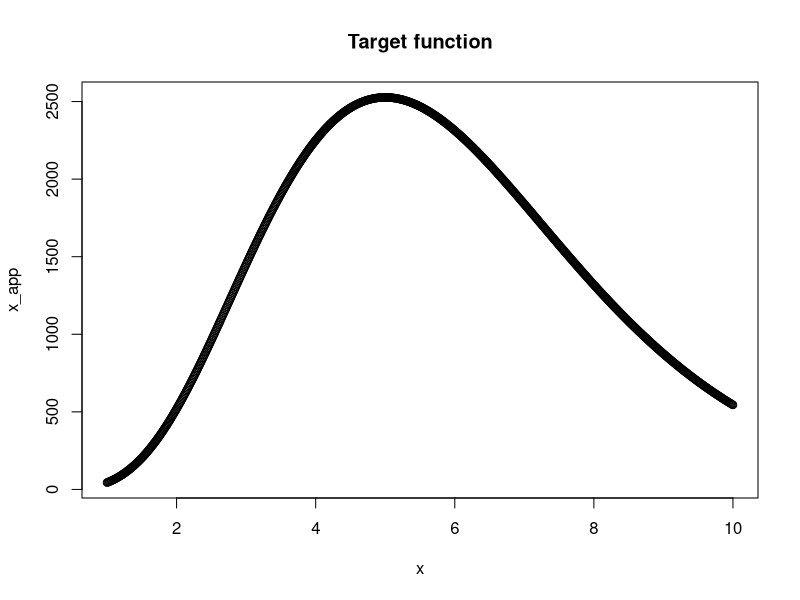
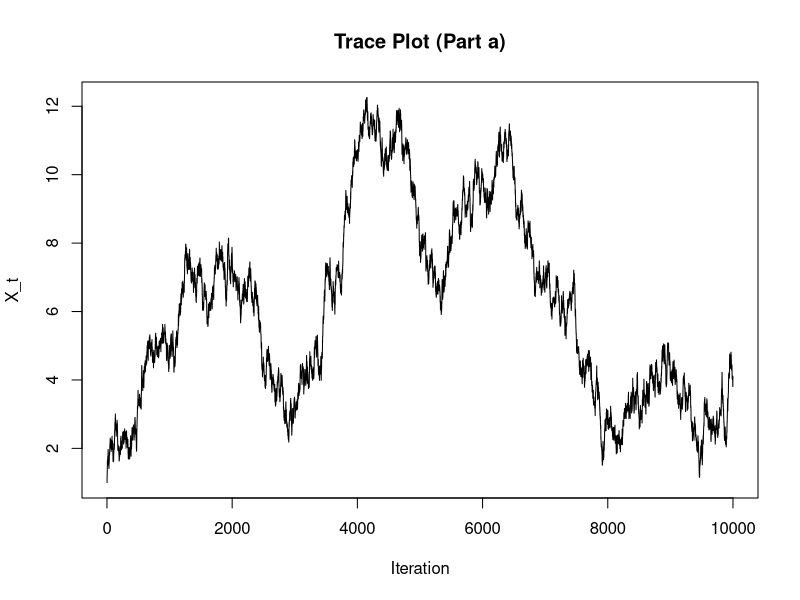
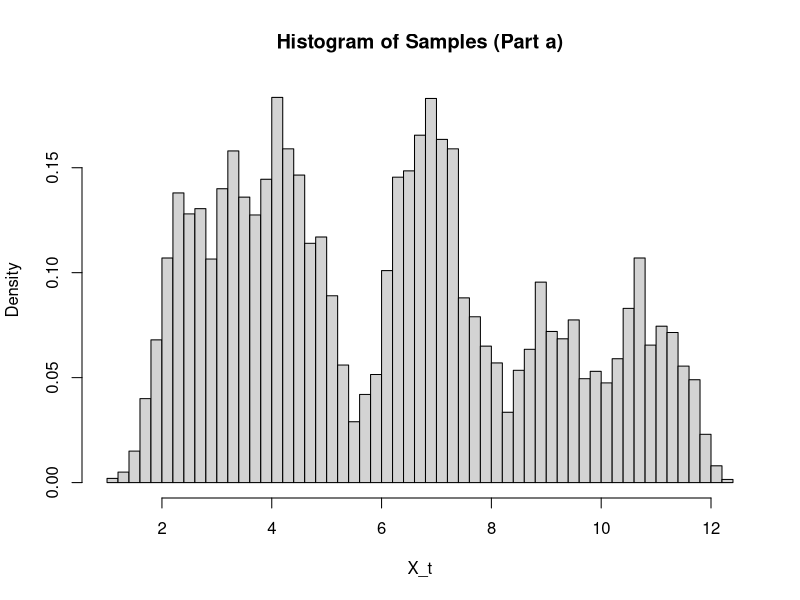
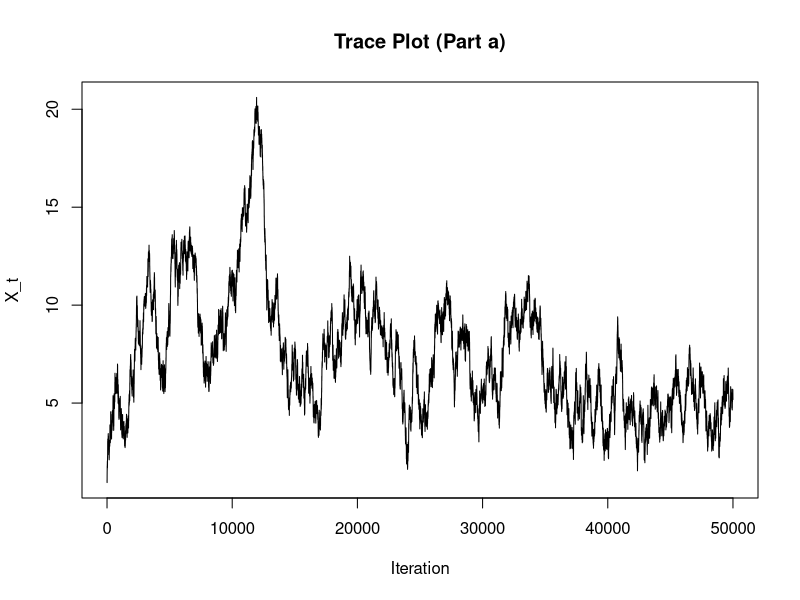
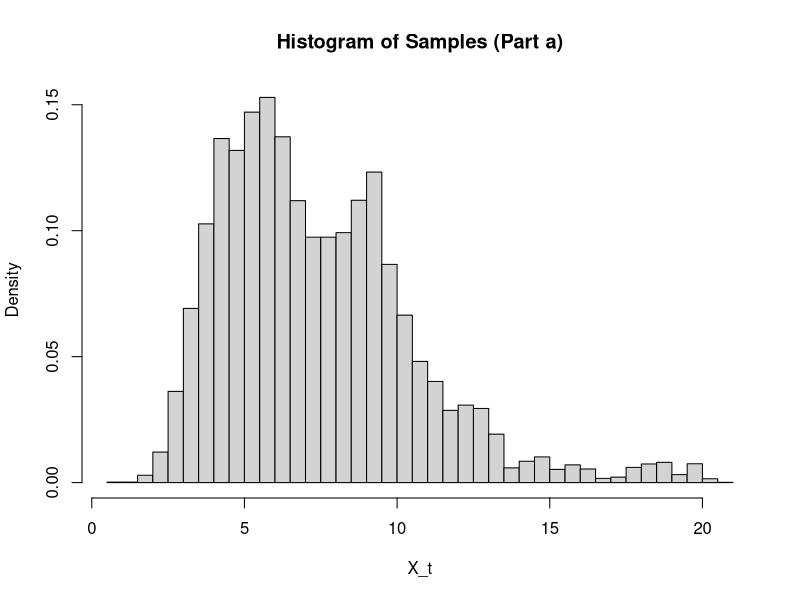
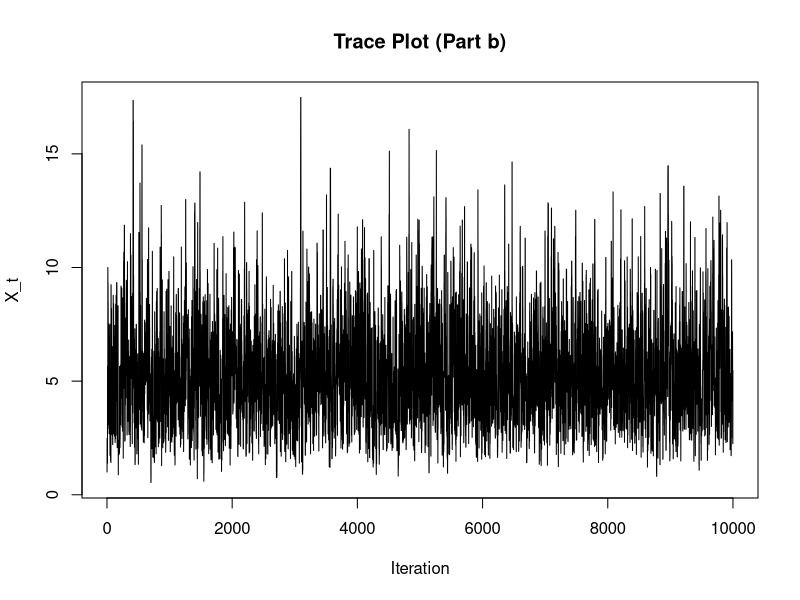
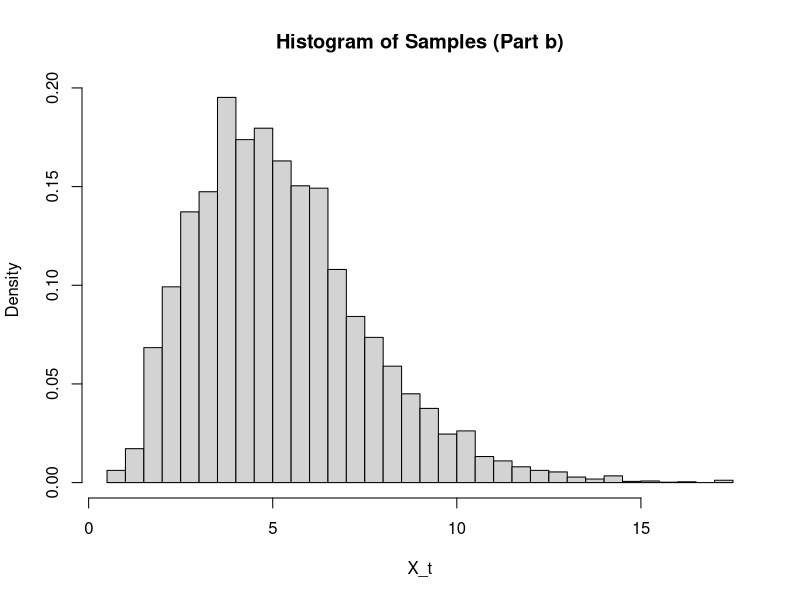
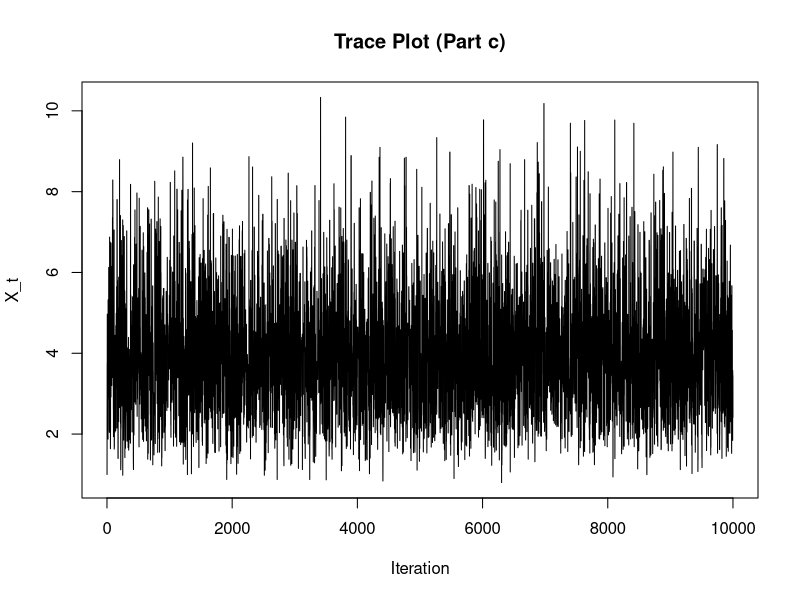

Write the R code that produced these figures, in order.
## ---- chunk 1
f <- function(x){
  if (x > 0){
    return (120*x^5*exp(-x))
  }
  else{
    stop("Function undefined for x <= 0.")
  }
}
x <- seq(1,10,0.01)
x_app <- sapply(x,f)
plot(x, x_app, main = "Target function")
## ---- chunk 2
set.seed(42)

metropolis_normal <- function(n_iter = 10000, start = 1, proposal_sd = 0.1) {
  x <- numeric(n_iter)
  x[1] <- start
  accept <- 0
  
  for (t in 2:n_iter) {
    proposal <- rnorm(1, mean = x[t - 1], sd = proposal_sd)
    
    # f undefined for x <= 0
    if (proposal > 0) { 
      rate <- min(1, f(proposal) / f(x[t - 1]))
      if (runif(1) < rate) {
        x[t] <- proposal
        accept <- accept + 1
      } else {
        x[t] <- x[t - 1]
      }
    } else {
      x[t] <- x[t - 1]
    }
  }
  
  return(list(chain = x, acceptance_rate = accept / n_iter))
}
## ---- chunk 3
result_a <- metropolis_normal(n_iter=10000)
samples_a <- result_a$chain
acceptance_rate_a <- result_a$acceptance_rate
plot(samples_a, type = "l", main = "Trace Plot (Part a)", xlab = "Iteration", ylab = "X_t")
hist(samples_a, probability = TRUE, breaks = 50, main = "Histogram of Samples (Part a)", xlab = "X_t")
## ---- chunk 4
result_a <- metropolis_normal(n_iter=50000)
samples_a <- result_a$chain
acceptance_rate_a <- result_a$acceptance_rate
plot(samples_a, type = "l", main = "Trace Plot (Part a)", xlab = "Iteration", ylab = "X_t")
hist(samples_a, probability = TRUE, breaks = 50, main = "Histogram of Samples (Part a)", xlab = "X_t")
## ---- chunk 5
metropolis_chisq <- function(n_iter = 10000, start = 1) {
  x <- numeric(n_iter)
  x[1] <- start
  accept <- 0
  
  for (t in 2:n_iter) {
    proposal <- rchisq(1, floor(x[t - 1] + 1))
    rate <- min(1, f(proposal) / f(x[t - 1]))
    if (runif(1) < rate) {
      x[t] <- proposal
      accept <- accept + 1
    } else {
      x[t] <- x[t - 1]
    }
  }
  
  list(samples = x, acceptance_rate = accept / n_iter)
}
## ---- chunk 6
# Run the algorithm
result_b <- metropolis_chisq()
samples_b <- result_b$samples
acceptance_rate_b <- result_b$acceptance_rate

# Plot the chain and histogram
plot(samples_b, type = "l", main = "Trace Plot (Part b)", xlab = "Iteration", ylab = "X_t")
hist(samples_b, probability = TRUE, breaks = 50, main = "Histogram of Samples (Part b)", xlab = "X_t")
## ---- chunk 7

metropolis_gamma <- function(n_iter = 10000, start = 1, alpha = 3, beta = 1) {
  x <- numeric(n_iter)
  x[1] <- start
  accept <- 0
  
  for (t in 2:n_iter) {
    proposal <- rgamma(1, shape = alpha, rate = beta)
    rate <- min(1, f(proposal) / f(x[t - 1]))
    if (runif(1) < rate) {
      x[t] <- proposal
      accept <- accept + 1
    } else {
      x[t] <- x[t - 1]
    }
  }
  
  list(samples = x, acceptance_rate = accept / n_iter)
}

## ---- chunk 8
result_c <- metropolis_gamma()
samples_c <- result_c$samples
acceptance_rate_c <- result_c$acceptance_rate

plot(samples_c, type = "l", main = "Trace Plot (Part c)", xlab = "Iteration", ylab = "X_t")
hist(samples_c, probability = TRUE, breaks = 50, main = "Histogram of Samples (Part c)", xlab = "X_t")
## ---- chunk 9
# Estimate E(X) using the samples from each part
estimate_expectation <- function(samples) {
  mean(samples)
}

cat("Estimated E(X) (Part a):", estimate_expectation(samples_a), "\n")
cat("Estimated E(X) (Part b):", estimate_expectation(samples_b), "\n")
cat("Estimated E(X) (Part c):", estimate_expectation(samples_c), "\n")

